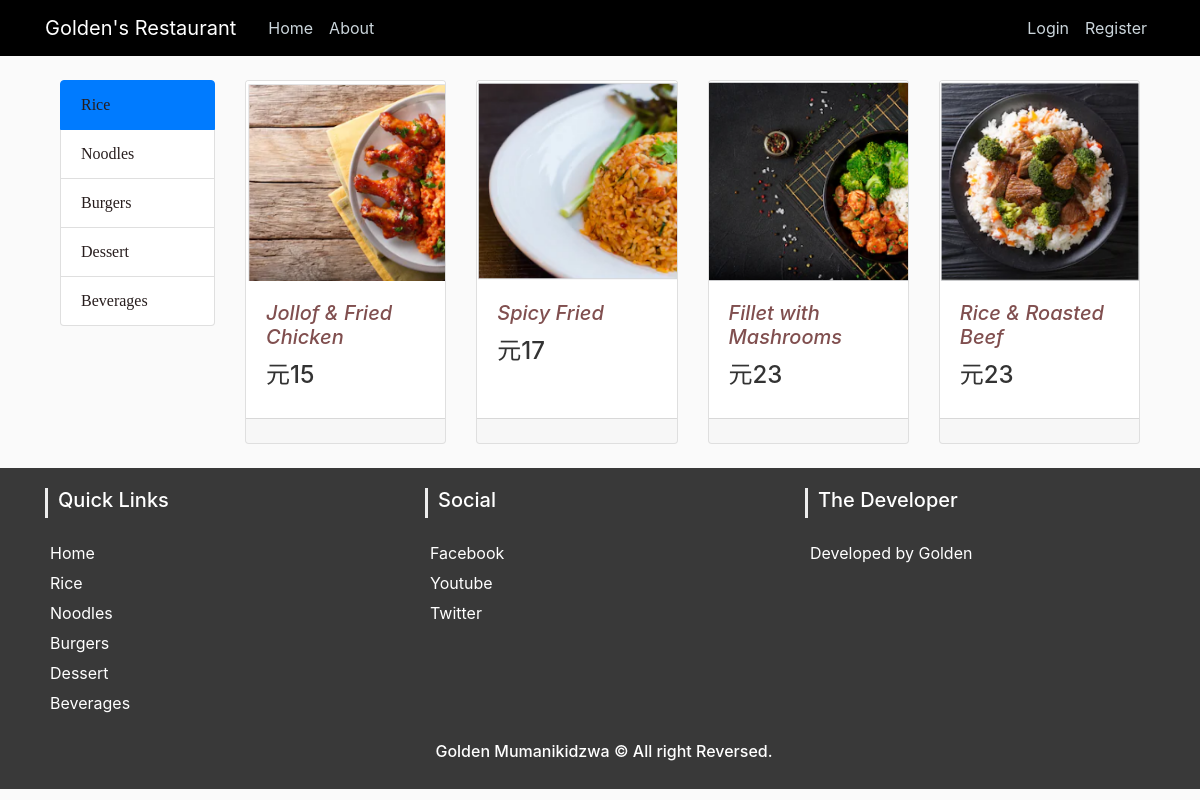
Screenshot of /rice with the database file from the repository.
### my_app/models.py (models this page shows, shortened)
class Meal(db.Model):
    id = db.Column(db.Integer, primary_key=True)
    name = db.Column(db.String(30), nullable=False)
    price = db.Column(db.Integer, nullable=False)
    category = db.Column(db.String(30), nullable=False)
    image_file = db.Column(db.String(30), nullable=False)

### my_app/routes.py (the view)
@app.route('/rice')
def rice():
    rice = Meal.query.filter_by(category='rice')
    return render_template('rice.html', rice=rice)

### my_app/templates/rice.html (shortened to what this page needs)
{% extends 'layout.html' %}
{% block body %}
<div class="container">
    <div class="row">
        <div class="col-lg-2">
            <div class="list-group">
                <a href="/rice" class="list-group-item active">Rice</a>
                <a href="/noodle" class="list-group-item">Noodles</a>
                <a href="/burger" class="list-group-item">Burgers</a>
                <a href="/dessert" class="list-group-item">Dessert</a>
                <a href="/beverage" class="list-group-item">Beverages</a>
            </div>
        </div>
        <div class="col-lg-10">
            <div class="row">
                {% for r in rice %}
                <div class="col-12 col-sm-6 col-md-4 col-lg-4 col-xl-3 mb-4">
                    <div class="card h-100">
                        <a href="{{ url_for('view', meal_id=r.id) }}">
                            <div class="card-img-top"
                                 style="background: url('static/images/meals/{{r.image_file}}'); background-repeat:no-repeat; background-size: cover; height:200px;width:100% "></div>
                        </a>
                        <div class="card-body">
                            <h5 class="card-title">
                                <a href="#">{{ r.name}}</a>
                            </h5>
                            <h4> 元{{r.price}}</h4>
                        </div>
                        <div class="card-footer">
                        </div>
                    </div>
                </div>
                {% endfor %}
            </div>
        </div>
    </div>
</div>
{% endblock %}

### my_app/static/css/main.css (style rules this page uses)
body { background: #fafafa; color: #333333; margin-top: 5rem; }
.row h5 a { color: rgb(128, 79, 79); text-decoration: none; font-style: italic; }
.row .list-group a { text-decoration: nome; font-family: 'Times New Roman', Times, serif; color: rgb(39, 29, 29); }

### rows the page displays
Meal: image_file (picture), name "Jollof & Fried Chicken", price "15"
Meal: image_file (picture), name "Spicy Fried", price "17"
Meal: image_file (picture), name "Fillet with Mashrooms", price "23"
Meal: image_file (picture), name "Rice & Roasted Beef", price "23"
